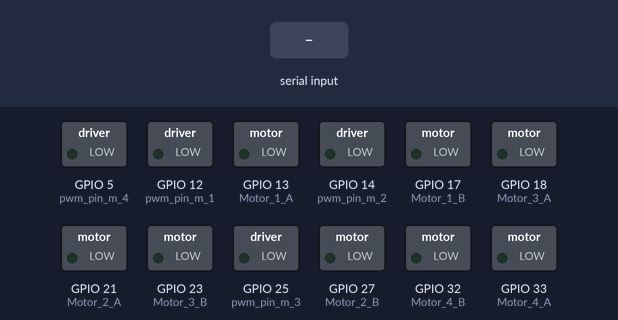
This sketch was run on a simulated ESP32. Parts: switched loads named in the sketch (green lamp = pin HIGH). The inputs (shaded band) are chosen by the test bench. What the sketch prints to the serial monitor is not drawn.

Above: at 1.2 s.
1.3 s: "adelante" received over Serial
At 3.2 s:
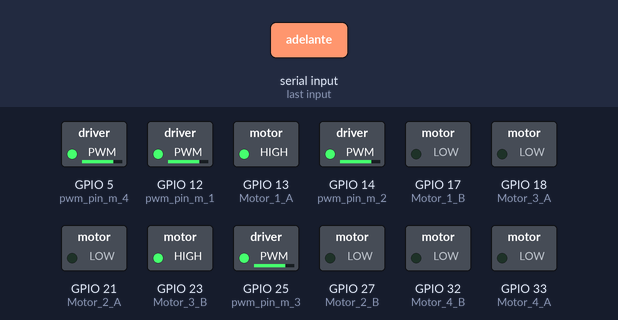
3.8 s: "atras" received over Serial
At 5.1 s:
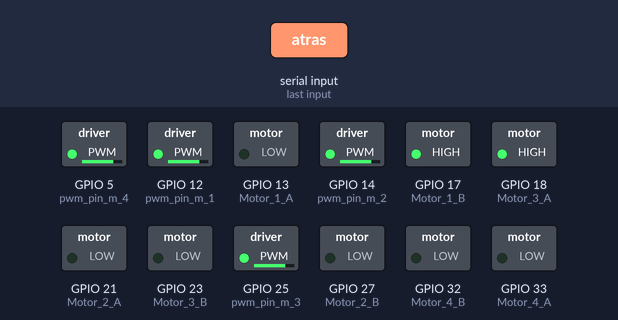
6.3 s: "izquierda" received over Serial
At 8.2 s:
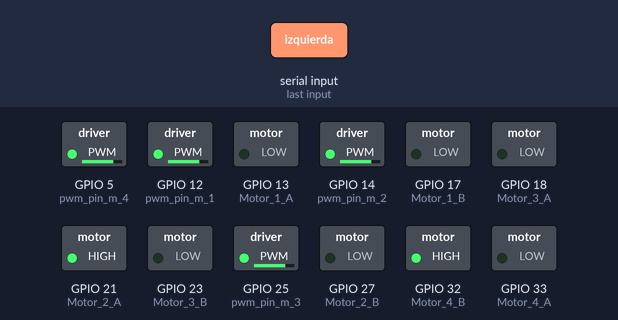
8.8 s: "derecha" received over Serial
At 10.1 s:
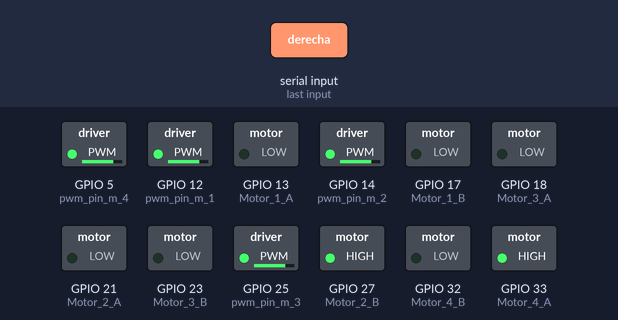
11.3 s: "ccw" received over Serial
At 13.2 s:
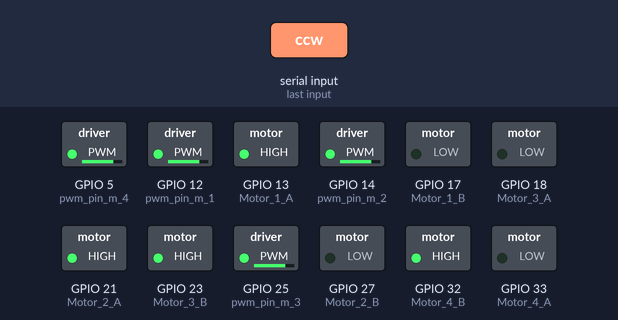
13.8 s: "cccw" received over Serial
At 15.1 s:
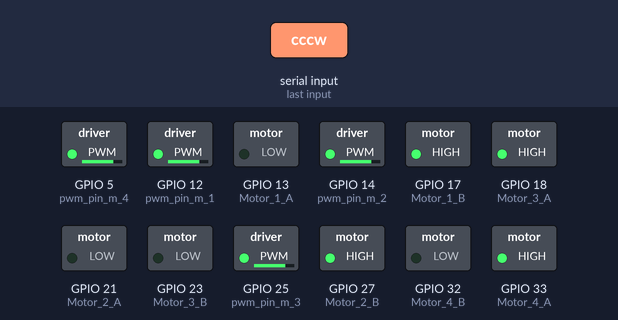
Timing chart, 0 to 16.8 s (numbered marks = the images above; inputs shaded):
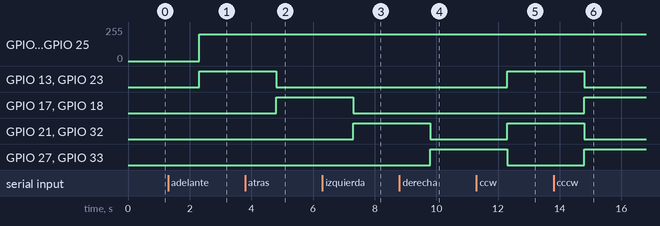

The sketch:

RICOH_THETA_V_ESP32_USB_Robot.ino
```cpp
#include "Config.h"

void setup() {
  init_robot();

}


void loop() {
  String data_to_control_robot = read_data_from_camera();
  robot_control_mode_one( data_to_control_robot);


}
```

Boot.ino
```cpp
void init_robot() {
  Serial.begin(115200);

  init_motor_pwm(0);

  pinMode(Motor_1_A, OUTPUT);
  pinMode(Motor_1_B, OUTPUT);

  pinMode(Motor_2_A, OUTPUT);
  pinMode(Motor_2_B, OUTPUT);

  pinMode(Motor_3_A, OUTPUT);
  pinMode(Motor_3_B, OUTPUT);

  pinMode(Motor_4_A, OUTPUT);
  pinMode(Motor_4_B, OUTPUT);


}
```

Communication.ino
```cpp
String read_data_from_camera(){
  if(Serial.available()){
    serial_data = Serial.readString();
  }
  return serial_data;
}
```

RobotControl.ino
```cpp
// ------------------------------------------
// Mode one of Navegation
// ------------------------------------------

void robot_control_mode_one(String data_to_control_robot) {
  if (data_to_control_robot.equals("adelante")) {
    Serial.println("Adelante");
    move_forward();
  } else if (data_to_control_robot.equals("atras")) {
    Serial.println("Atras");
    move_backward();
  } else if (data_to_control_robot.equals("izquierda")) {
    Serial.println("Izquierda");
    move_left();
  } else if (data_to_control_robot.equals("derecha")) {
    Serial.println("Derecha");
    move_right();
  } else if (data_to_control_robot.equals("ccw")) {
    Serial.println("CCW");
    rotate_ccw();
  } else if (data_to_control_robot.equals("cccw")) {
    Serial.println("CCCW");
    rotate_cccw();
  } else if (data_to_control_robot.equals("test")) {
    Serial.println("TEST");
    test();
  } else {
    //Serial.println("Stop");
    stop_robot();
  }
}

void init_motor_pwm(int ch) {
  ledcSetup(ch, freq, resolution);

  ledcAttachPin(pwm_pin_m_1, ch);
  ledcAttachPin(pwm_pin_m_2, ch);
  ledcAttachPin(pwm_pin_m_3, ch);
  ledcAttachPin(pwm_pin_m_4, ch);

}

void test() {
  digitalWrite(Motor_2_A, HIGH);
  digitalWrite(Motor_2_B, LOW);

  /*digitalWrite(Motor_3_A, HIGH);
    digitalWrite(Motor_3_B, LOW);

    digitalWrite(Motor_2_A, HIGH);
    digitalWrite(Motor_2_B, LOW);

    digitalWrite(Motor_4_A, HIGH);
    digitalWrite(Motor_4_B, LOW);*/

  /*ledcWrite(pwm_pin_m_1, dutyCycle);
    delay(15);
    ledcWrite(pwm_pin_m_2, dutyCycle);
    delay(15);
    ledcWrite(pwm_pin_m_3, dutyCycle);
    delay(15);*/
  ledcWrite(channel_pwm, dutyCycle);

}


void move_forward() {

  digitalWrite(Motor_1_A, HIGH);
  digitalWrite(Motor_1_B, LOW);

  digitalWrite(Motor_2_A, LOW);
  digitalWrite(Motor_2_B, LOW);

  digitalWrite(Motor_3_A, LOW);
  digitalWrite(Motor_3_B, HIGH);

  digitalWrite(Motor_4_A, LOW);
  digitalWrite(Motor_4_B, LOW);

  ledcWrite(channel_pwm, dutyCycle);

}

void move_backward() {

  digitalWrite(Motor_1_A, LOW);
  digitalWrite(Motor_1_B, HIGH);

  digitalWrite(Motor_2_A, LOW);
  digitalWrite(Motor_2_B, LOW);

  digitalWrite(Motor_3_A, HIGH);
  digitalWrite(Motor_3_B, LOW);

  digitalWrite(Motor_4_A, LOW);
  digitalWrite(Motor_4_B, LOW);


  ledcWrite(channel_pwm, dutyCycle);

}

void move_right() {

  digitalWrite(Motor_1_A, LOW);
  digitalWrite(Motor_1_B, LOW);

  digitalWrite(Motor_2_A, LOW);
  digitalWrite(Motor_2_B, HIGH);

  digitalWrite(Motor_3_A, LOW);
  digitalWrite(Motor_3_B, LOW);

  digitalWrite(Motor_4_A, HIGH);
  digitalWrite(Motor_4_B, LOW);

  ledcWrite(channel_pwm, dutyCycle);

}

void move_left() {

  digitalWrite(Motor_1_A, LOW);
  digitalWrite(Motor_1_B, LOW);

  digitalWrite(Motor_2_A, HIGH);
  digitalWrite(Motor_2_B, LOW);

  digitalWrite(Motor_3_A, LOW);
  digitalWrite(Motor_3_B, LOW);

  digitalWrite(Motor_4_A, LOW);
  digitalWrite(Motor_4_B, HIGH);

  ledcWrite(channel_pwm, dutyCycle);

}

void move_diagonal_line() {

}

void rotate_ccw() {

  digitalWrite(Motor_3_A, LOW);
  digitalWrite(Motor_3_B, HIGH);

  digitalWrite(Motor_1_A, HIGH);
  digitalWrite(Motor_1_B, LOW);

  digitalWrite(Motor_4_A, LOW);
  digitalWrite(Motor_4_B, HIGH);

  digitalWrite(Motor_2_A, HIGH);
  digitalWrite(Motor_2_B, LOW);

  ledcWrite(channel_pwm, dutyCycle);

}


void rotate_cccw() {

  digitalWrite(Motor_3_A, HIGH);
  digitalWrite(Motor_3_B, LOW);

  digitalWrite(Motor_1_A, LOW);
  digitalWrite(Motor_1_B, HIGH);

  digitalWrite(Motor_4_A, HIGH);
  digitalWrite(Motor_4_B, LOW);

  digitalWrite(Motor_2_A, LOW);
  digitalWrite(Motor_2_B, HIGH);

  ledcWrite(channel_pwm, dutyCycle);

}

void stop_robot() {
  digitalWrite(Motor_1_A, LOW);
  digitalWrite(Motor_1_B, LOW);

  digitalWrite(Motor_2_A, LOW);
  digitalWrite(Motor_2_B, LOW);

  digitalWrite(Motor_3_A, LOW);
  digitalWrite(Motor_3_B, LOW);

  digitalWrite(Motor_4_A, LOW);
  digitalWrite(Motor_4_B, LOW);

  ledcWrite(channel_pwm, 0);
}


// ------------------------------------------
// Mode two of Navegation
// ------------------------------------------

void move_forward_mode_two() {
  digitalWrite(Motor_1_A, LOW);
  digitalWrite(Motor_1_B, HIGH);

  digitalWrite(Motor_3_A, LOW);
  digitalWrite(Motor_3_B, HIGH);

  digitalWrite(Motor_2_A, HIGH);
  digitalWrite(Motor_2_B, LOW);

  digitalWrite(Motor_4_A, HIGH);
  digitalWrite(Motor_4_B, LOW);

  ledcWrite(channel_pwm, dutyCycle);

}
```

Config.h
```cpp
/*
   PWM Pins OK
   channel_pwm = 0
   Motor 1
   pwm_pin = 12 --> verde
   io_pin1 = 13 --> negro
   io_pin2 = 17 --> gris

   channel_pwm = 0
   Motor 2
   pwm_pin = 14 --> verde
   io_pin1 = 27 --> amarillo
   io_pin2 = 26 --> gris

   channel_pwm = 0
   Motor 3
   pwm_pin = 25 --> blanco
   io_pin1 = 33 --> amarillo
   io_pin2 = 32 --> cafe

   channel_pwm = 0
   Motor 4
   pwm_pin = 5 --> azul
   io_pin1 = 18 --> naranja
   io_pin2 = 23 --> blanco
*/


int Motor_1_A = 13;
int Motor_1_B = 17;

int Motor_2_A = 21;
int Motor_2_B = 27;

int Motor_4_A = 33;  // ok
int Motor_4_B = 32;

int Motor_3_A = 18;
int Motor_3_B = 23;

int pwm_pin_m_1 = 12;  //
int pwm_pin_m_2 = 14;  //
int pwm_pin_m_3 = 25;  // ok
int pwm_pin_m_4 = 5;  //

String serial_data = " ";

// setting PWM properties
const int freq = 5000;
const int resolution = 8;
const int dutyCycle = 200;
int channel_pwm = 0;
```

Measured:
- after the input at 1.3 s, GPIO 5 (pwm_pin_m_4), GPIO 12 (pwm_pin_m_1), GPIO 14 (pwm_pin_m_2), GPIO 25 (pwm_pin_m_3): 0/255 → 199/255 after 1.0 s; GPIO 13 (Motor_1_A), GPIO 23 (Motor_3_B): LOW → HIGH after 1.0 s
- after the input at 3.8 s, GPIO 13 (Motor_1_A), GPIO 23 (Motor_3_B): HIGH → LOW after 1.0 s; GPIO 17 (Motor_1_B), GPIO 18 (Motor_3_A): LOW → HIGH after 1.0 s
- after the input at 6.3 s, GPIO 17 (Motor_1_B), GPIO 18 (Motor_3_A): HIGH → LOW after 1.0 s; GPIO 21 (Motor_2_A), GPIO 32 (Motor_4_B): LOW → HIGH after 1.0 s
- after the input at 8.8 s, GPIO 21 (Motor_2_A), GPIO 32 (Motor_4_B): HIGH → LOW after 1.0 s; GPIO 27 (Motor_2_B), GPIO 33 (Motor_4_A): LOW → HIGH after 1.0 s
- after the input at 11.3 s, GPIO 13 (Motor_1_A), GPIO 21 (Motor_2_A), GPIO 23 (Motor_3_B), GPIO 32 (Motor_4_B): LOW → HIGH after 1.0 s; GPIO 27 (Motor_2_B), GPIO 33 (Motor_4_A): HIGH → LOW after 1.0 s
- after the input at 13.8 s, GPIO 13 (Motor_1_A), GPIO 21 (Motor_2_A), GPIO 23 (Motor_3_B), GPIO 32 (Motor_4_B): HIGH → LOW after 1.0 s; GPIO 17 (Motor_1_B), GPIO 18 (Motor_3_A), GPIO 27 (Motor_2_B), GPIO 33 (Motor_4_A): LOW → HIGH after 1.0 s
